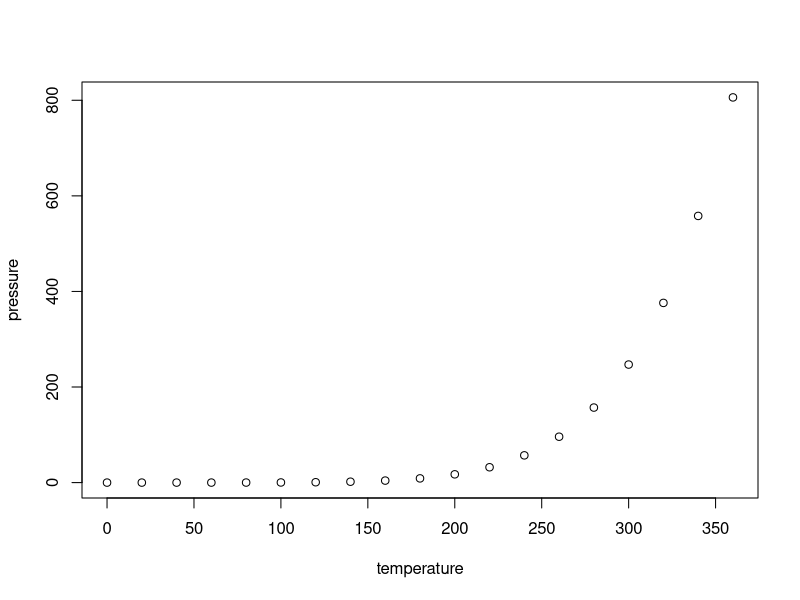
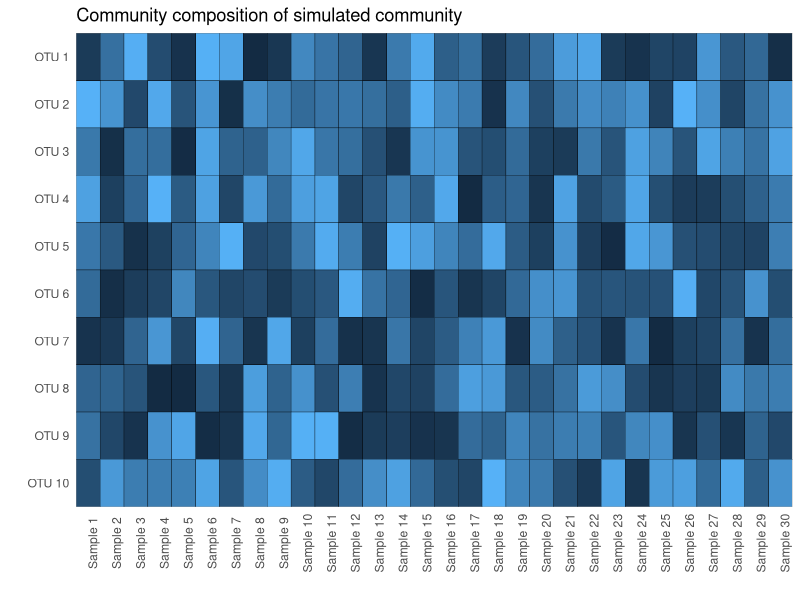

Source code (R) for these figures, in order:
## ---- chunk 1
knitr::opts_chunk$set(echo = TRUE)

library(ggplot2)
library(reshape2)
library(tidyverse)
library(stringr)

theme_set(theme_light())
## ---- chunk 2
summary(cars)
## ---- chunk 3
plot(pressure)
## ---- chunk 4
sim_community <- matrix(sample(1:100, 300, replace = TRUE),
                        nrow = 10, ncol = 30,
                        dimnames = list(
                          paste("OTU", 1:10, sep = "_"),
                          paste("Sample", 1:30, sep = "_")
                        )
  
)
## ---- chunk 5
sim_community %>% 
  t() %>% 
  melt() %>%
  ggplot(aes(x = Var1, y = fct_rev(Var2), fill = value)) + 
  geom_tile(color = "black") +
  labs(x = "", y = "", 
       title = "Community composition of simulated community") + 
  theme(axis.text.x = element_text(angle = 90),
        legend.position = "none",
        axis.ticks = element_blank(),
        panel.grid.major = element_blank(),
        panel.grid.minor = element_blank(),
        panel.border = element_blank()) +
  scale_x_discrete(label = function (x) str_replace(x, "_", " "),
                   expand = c(0, 0)) +
  scale_y_discrete(label = function (x) str_replace(x, "_", " "),
                   expand = c(0, 0))
  
